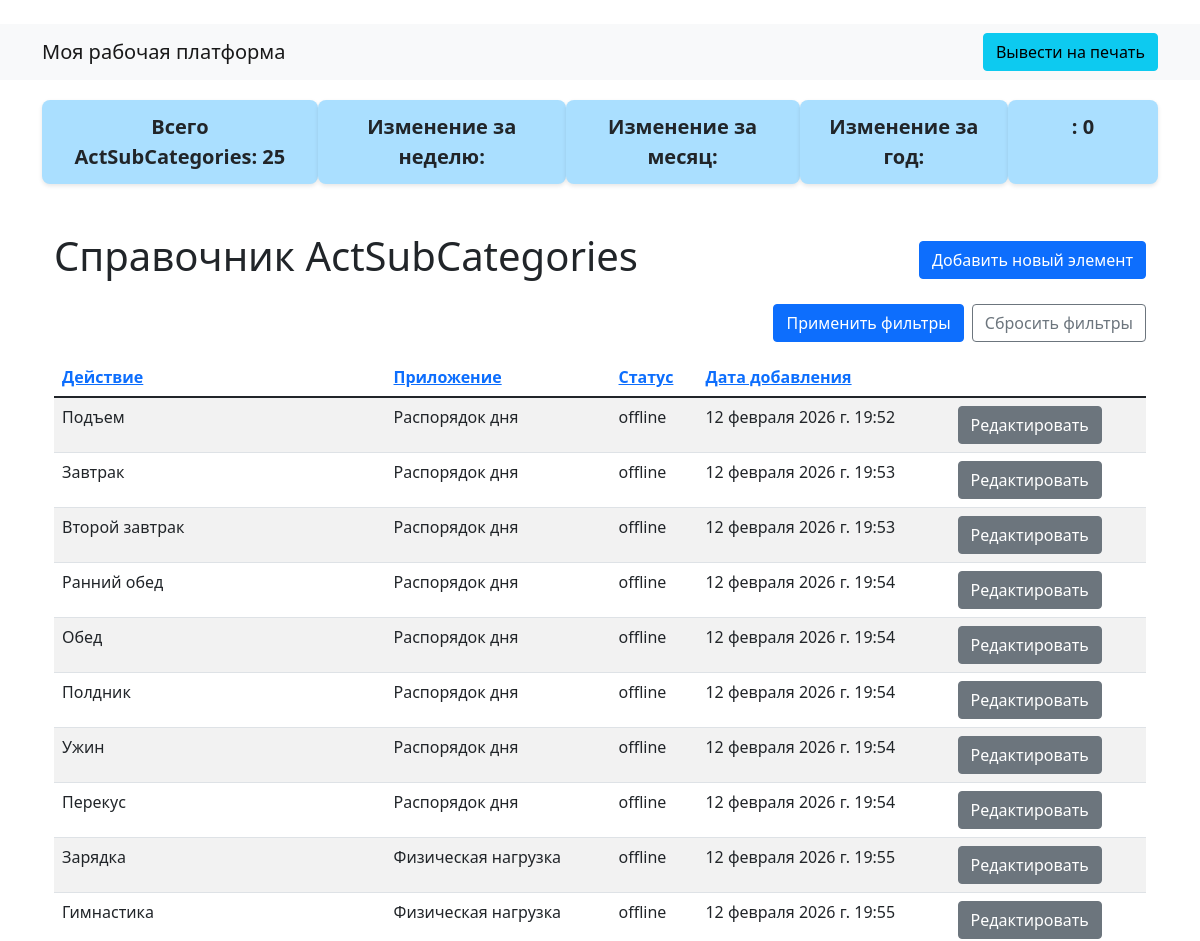
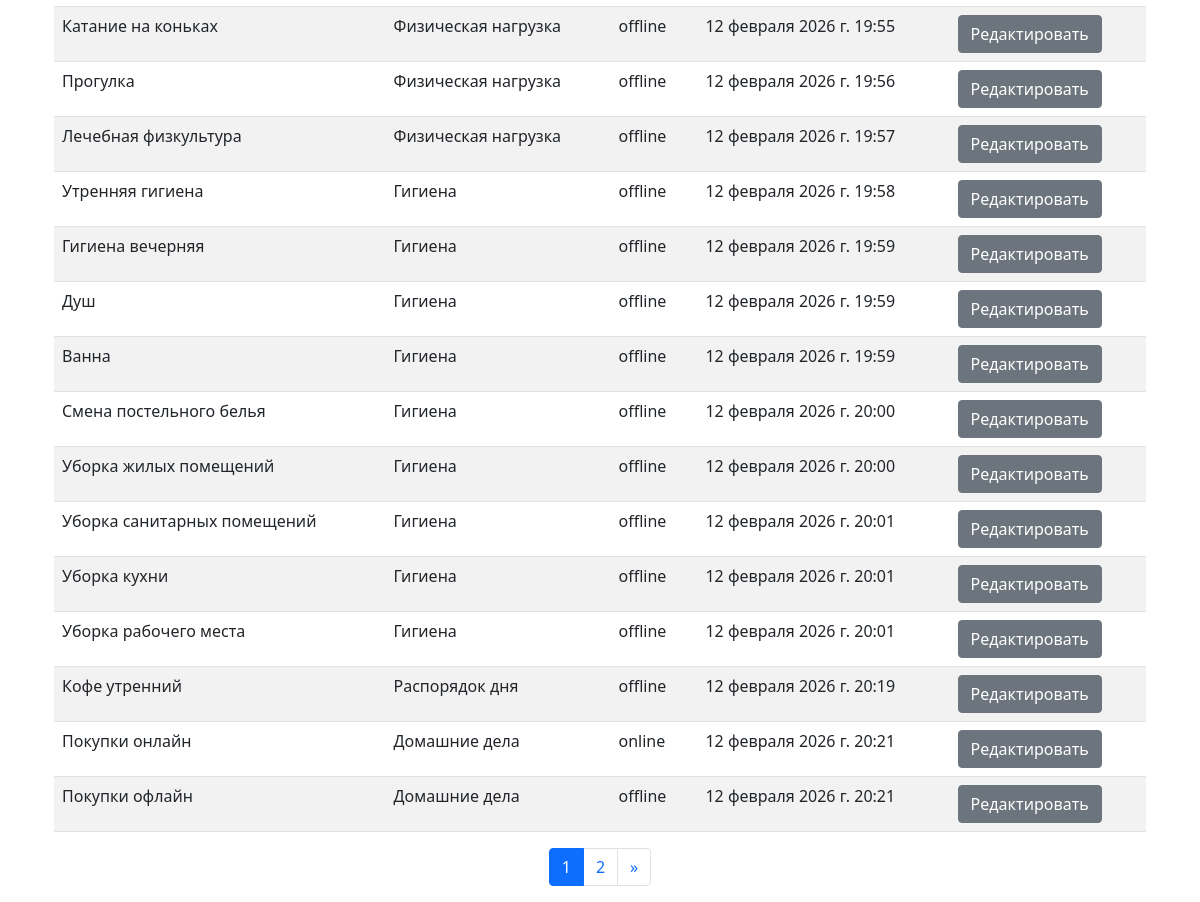
Page /commoncore/actsubcategories/ on the committed database (2 pictures, top to bottom).
### common_core/models.py (models this page shows, shortened)
class ActSubCategories(models.Model):
    actsubcategory = models.CharField(max_length=150)
    actscategory = models.ForeignKey(
        'ActsCategories',
        related_name='actsub',
        on_delete=models.CASCADE,
        null=True,
        blank=True
    )
    actstatus = models.CharField(choices=[
        ('online', 'онлайн'),
        ('offline','офлайн')
        ], default='online')
    addactdate = models.DateTimeField(auto_now_add=True)

class ActsCategories(models.Model):
    actscategory = models.CharField(max_length=30)
    def __str__(self):
        return self.actscategory

### common_core/views.py (the view)
# urls.py: path('actsubcategories/', views.ActSubCategoriesView.as_view(), name='actsubcategories'),
class ActSubCategoriesView(TemplateView):
    HEADERS = [
        {'actsubcategory': 'Действие'},
        {'actscategory': 'Приложение'},
        {'actstatus': 'Статус'},
        {'addactdate': 'Дата добавления'},
    ]
    FILTERS = []
    model_name = ActSubCategories
    model_form = ActSubCategoriesForm
    template_name = 'general_list.html'
    def get(self, request):
        return list_item(request, self.model_name,  self.model_form, self.FILTERS, self.HEADERS)

### common_core/views.py (called while the page is built)
def prepare_filters_and_headers(model_class, FILTERS, HEADERS):
    filters_collection = FilterCollection()
    for el in FILTERS:
        filters_collection.add_filter(model_class, el)
    headers = []
    for header in HEADERS:
        print('header: ', header)
        for key, value in header.items():
            headers.append({'field':key, 'label':value})
    return filters_collection, headers

def list_item(request, model_class=None, model_form=None, FILTERS=None, HEADERS=None, AGG_FIELD=None):
    if FILTERS is not None  and HEADERS is not None:
        filters_collection, headers = prepare_filters_and_headers(model_class, FILTERS, HEADERS)
    else:
        filters_collection = request.session.get('filters')
        headers =  request.session.get('headers')
        model_name = request.session.get('model_name')
        model_class = MODELS_AND_FORMS[model_name]['class']
        model_form = MODELS_AND_FORMS[model_name]['form']
    app_namespace = request.resolver_match.namespace
    return list_view(request, model_class, model_form, app_namespace, filters=filters_collection, headers=headers, agg_field=AGG_FIELD)

### house_keeper_pro/utils/filters.py (called while the page is built)
@register.filter()
def format_number(value):
    if isinstance(value, decimal.Decimal):
        return f'{value:,.2f}'.replace(',', ' ').replace('.', ',')
    elif isinstance(value, DateTimeField):
        return value.strftime('%Y-%m-%d %H:%M')
    else:
        return value

### house_keeper_pro/views.py (called while the page is built)
def log_route(request, message):
    logger.info(f"[Route]: {request.path} | Message: {message}")

def generate_urls(request, app_namespace, model_class, model_form):
    try:
        log_route(request, f"Формирование URL для пространства '{app_namespace}' и модели '{model_class.__name__}'.")
        urls = {
            'list': reverse(f"{app_namespace}:list"),
            f'add': reverse(f"{app_namespace}:add"),
            'edit': reverse(f"{app_namespace}:edit"),
        }
        print('urls: ', urls)
        log_route(request, f"Успешно сформированы URL: {urls}.")
        return urls
    except (NoReverseMatch, ImproperlyConfigured) as e:
        log_route(request, f"Ошибка при формировании URL: {str(e)}.")
        raise

### templates/general_list.html (shortened to what this page needs)
﻿<!DOCTYPE html>
{% extends 'base.html' %}
{% load static %}
{% block content %}
<div class="box-container">
    <div class="summary-box">Всего {{ total_count_label }}: {{ total_items }}</div>
    <div class="summary-box">Изменение за неделю:</div>
    <div class="summary-box">Изменение за месяц:</div>
    <div class="summary-box">Изменение за год:</div>
    <div class="summary-box">{{ totalsum_label }}: {{ totalsum_value|format_number }}</div>
</div>
<div class="container mt-5">
    <div class="d-flex align-items-center mb-3">
        <h1 class="me-auto">Справочник {{ total_count_label }}</h1>
        <a href="{{ add_url }}" class="btn btn-primary">Добавить новый элемент</a>
    </div>
    <form method="GET" class="d-flex justify-content-between w-100 align-items-center">
        <button type="submit" class="btn btn-primary ms-auto">Применить фильтры</button>
        <button type="button" onclick="resetFilters()" class="btn btn-outline-secondary ms-2">Сбросить фильтры</button>
    </form>
    <table class="table table-striped">
        <thead>
            <tr>
                {% for header in headers %}
                <th scope="col"><a href="{{ list_url }}?sort={{ header.field }}">{{ header.label }}</a></th>
                {% endfor %}
            </tr>
        </thead>
        <tbody>
            {% if items %}
            {% for item in items %}
            <tr>
                {% for el in item %}
                <td>{{ el.attr|format_number }}</td>
                {% endfor %}
                <td>
                    <a href="#" class="btn btn-secondary">Редактировать</a>
                </td>
            </tr>
            {% endfor %}
            {% else %}
            <tr>
                <td colspan="{{ headers|length|add:'1' }}">Нет доступных данных.</td>
            </tr>
            {% endif %}
        </tbody>
    </table>
    <nav aria-label="Pagination Navigation">
        <ul class="pagination justify-content-center">
            {% for pg_num in page_obj.paginator.page_range %}
            <li class="page-item {% if page_obj.number == pg_num %}active{% endif %}">
                <a class="page-link" href="?page={{ pg_num }}">{{ pg_num }}</a>
            </li>
            {% endfor %}
            {% if page_obj.has_next %}
            <li class="page-item">
                <a class="page-link" href="?page={{ page_obj.next_page_number }}" aria-label="Следующая">
                    <span aria-hidden="true">&raquo;</span>
                </a>
            </li>
            {% endif %}
        </ul>
    </nav>
</div>
{% endblock %}

### templates/base.html (style rules this page uses)
.box-container { display: flex; justify-content: space-between; margin-top: 20px; }
.summary-box { background-color: #aadfff; border-radius: 8px; box-shadow: 0 2px 4px rgba(0, 0, 0, 0.1); padding: 12px 20px; min-width: 150px; text-align: center; font-size: 20px; font-weight: bold; }

### rows in the picture
ActSubCategories: attr "Подъем" "offline" "12 февраля 2026 г. 19:52"
ActsCategories: attr "Распорядок дня"
ActSubCategories: attr "Завтрак" "offline" "12 февраля 2026 г. 19:53"
ActSubCategories: attr "Второй завтрак" "offline" "12 февраля 2026 г. 19:53"
ActSubCategories: attr "Ранний обед" "offline" "12 февраля 2026 г. 19:54"
ActSubCategories: attr "Обед" "offline" "12 февраля 2026 г. 19:54"
ActSubCategories: attr "Полдник" "offline" "12 февраля 2026 г. 19:54"
ActSubCategories: attr "Ужин" "offline" "12 февраля 2026 г. 19:54"
ActSubCategories: attr "Перекус" "offline" "12 февраля 2026 г. 19:54"
ActSubCategories: attr "Зарядка" "offline" "12 февраля 2026 г. 19:55"
ActsCategories: attr "Физическая нагрузка"
ActSubCategories: attr "Гимнастика" "offline" "12 февраля 2026 г. 19:55"
ActSubCategories: attr "Катание на коньках" "offline" "12 февраля 2026 г. 19:55"
ActSubCategories: attr "Прогулка" "offline" "12 февраля 2026 г. 19:56"
ActSubCategories: attr "Лечебная физкультура" "offline" "12 февраля 2026 г. 19:57"
ActSubCategories: attr "Утренняя гигиена" "offline" "12 февраля 2026 г. 19:58"
ActsCategories: attr "Гигиена"
ActSubCategories: attr "Гигиена вечерняя" "offline" "12 февраля 2026 г. 19:59"
ActSubCategories: attr "Душ" "offline" "12 февраля 2026 г. 19:59"
ActSubCategories: attr "Ванна" "offline" "12 февраля 2026 г. 19:59"
ActSubCategories: attr "Смена постельного белья" "offline" "12 февраля 2026 г. 20:00"
ActSubCategories: attr "Уборка жилых помещений" "offline" "12 февраля 2026 г. 20:00"
ActSubCategories: attr "Уборка санитарных помещений" "offline" "12 февраля 2026 г. 20:01"
ActSubCategories: attr "Уборка кухни" "offline" "12 февраля 2026 г. 20:01"
ActSubCategories: attr "Уборка рабочего места" "offline" "12 февраля 2026 г. 20:01"
ActSubCategories: attr "Кофе утренний" "offline" "12 февраля 2026 г. 20:19"
ActSubCategories: attr "Покупки онлайн" "online" "12 февраля 2026 г. 20:21"
ActsCategories: attr "Домашние дела"
ActSubCategories: attr "Покупки офлайн" "offline" "12 февраля 2026 г. 20:21"

### other values in the picture
{{ total_count_label }} "ActSubCategories"
{{ total_items }} "25"
{{ totalsum_value|format_number }} "0"
{{ header.label }} "Действие" "Приложение" "Статус" "Дата добавления"
{{ pg_num }} "1" "2"
